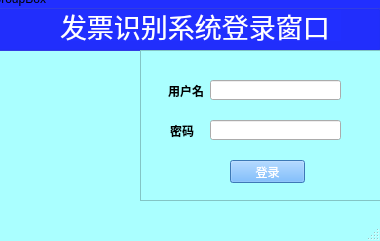
<?xml version="1.0" encoding="UTF-8"?>
<ui version="4.0">
 <class>MainWindow</class>
 <widget class="QMainWindow" name="MainWindow">
  <property name="enabled">
   <bool>true</bool>
  </property>
  <property name="geometry">
   <rect>
    <x>0</x>
    <y>0</y>
    <width>380</width>
    <height>241</height>
   </rect>
  </property>
  <property name="sizePolicy">
   <sizepolicy hsizetype="Fixed" vsizetype="Fixed">
    <horstretch>0</horstretch>
    <verstretch>0</verstretch>
   </sizepolicy>
  </property>
  <property name="minimumSize">
   <size>
    <width>380</width>
    <height>241</height>
   </size>
  </property>
  <property name="maximumSize">
   <size>
    <width>380</width>
    <height>241</height>
   </size>
  </property>
  <property name="windowTitle">
   <string>Login</string>
  </property>
  <property name="windowIcon">
   <iconset>
    <normaloff>../learn/learn/爬虫/meixi.gif</normaloff>../learn/learn/爬虫/meixi.gif</iconset>
  </property>
  <property name="styleSheet">
   <string notr="true">#MainWindow {background-color: rgb(170, 255, 255);}</string>
  </property>
  <property name="toolButtonStyle">
   <enum>Qt::ToolButtonIconOnly</enum>
  </property>
  <widget class="QWidget" name="centralwidget">
   <widget class="QGroupBox" name="Title">
    <property name="geometry">
     <rect>
      <x>-10</x>
      <y>-10</y>
      <width>391</width>
      <height>61</height>
     </rect>
    </property>
    <property name="styleSheet">
     <string notr="true">background-color: rgb(33, 47, 255);</string>
    </property>
    <property name="title">
     <string>GroupBox</string>
    </property>
    <widget class="QLabel" name="label_3">
     <property name="geometry">
      <rect>
       <x>70</x>
       <y>20</y>
       <width>281</width>
       <height>31</height>
      </rect>
     </property>
     <property name="font">
      <font>
       <family>宋体</family>
       <pointsize>20</pointsize>
      </font>
     </property>
     <property name="styleSheet">
      <string notr="true">color: rgb(255, 255, 255);</string>
     </property>
     <property name="text">
      <string>发票识别系统登录窗口</string>
     </property>
    </widget>
   </widget>
   <widget class="QLabel" name="label">
    <property name="geometry">
     <rect>
      <x>0</x>
      <y>50</y>
      <width>141</width>
      <height>151</height>
     </rect>
    </property>
    <property name="styleSheet">
     <string notr="true">background-image:url(./meixi.gif)</string>
    </property>
    <property name="text">
     <string/>
    </property>
   </widget>
   <widget class="QFrame" name="frame">
    <property name="geometry">
     <rect>
      <x>140</x>
      <y>50</y>
      <width>241</width>
      <height>151</height>
     </rect>
    </property>
    <property name="styleSheet">
     <string notr="true">
#frame {background-color: rgb(170, 255, 255);}</string>
    </property>
    <property name="frameShape">
     <enum>QFrame::StyledPanel</enum>
    </property>
    <property name="frameShadow">
     <enum>QFrame::Raised</enum>
    </property>
    <widget class="QPushButton" name="pushButton_2">
     <property name="geometry">
      <rect>
       <x>90</x>
       <y>110</y>
       <width>75</width>
       <height>23</height>
      </rect>
     </property>
     <property name="styleSheet">
      <string notr="true">color: rgb(255, 255, 255);
background-color: rgb(85, 170, 255);</string>
     </property>
     <property name="text">
      <string>登录</string>
     </property>
    </widget>
    <widget class="QLineEdit" name="lineEdit_3">
     <property name="geometry">
      <rect>
       <x>70</x>
       <y>70</y>
       <width>131</width>
       <height>20</height>
      </rect>
     </property>
     <property name="styleSheet">
      <string notr="true">border-color: rgb(0, 0, 0);</string>
     </property>
     <property name="echoMode">
      <enum>QLineEdit::Password</enum>
     </property>
    </widget>
    <widget class="QLabel" name="label_4">
     <property name="geometry">
      <rect>
       <x>30</x>
       <y>70</y>
       <width>31</width>
       <height>21</height>
      </rect>
     </property>
     <property name="font">
      <font>
       <family>黑体</family>
       <weight>75</weight>
       <bold>true</bold>
      </font>
     </property>
     <property name="text">
      <string>密码</string>
     </property>
    </widget>
    <widget class="QLabel" name="label_5">
     <property name="geometry">
      <rect>
       <x>28</x>
       <y>30</y>
       <width>54</width>
       <height>21</height>
      </rect>
     </property>
     <property name="font">
      <font>
       <family>黑体</family>
       <weight>75</weight>
       <bold>true</bold>
      </font>
     </property>
     <property name="text">
      <string>用户名</string>
     </property>
    </widget>
    <widget class="QLineEdit" name="lineEdit_4">
     <property name="geometry">
      <rect>
       <x>70</x>
       <y>30</y>
       <width>131</width>
       <height>20</height>
      </rect>
     </property>
    </widget>
   </widget>
  </widget>
  <widget class="QMenuBar" name="menubar">
   <property name="geometry">
    <rect>
     <x>0</x>
     <y>0</y>
     <width>380</width>
     <height>23</height>
    </rect>
   </property>
  </widget>
  <widget class="QStatusBar" name="statusbar"/>
 </widget>
 <resources/>
 <connections>
  <connection>
   <sender>pushButton_2</sender>
   <signal>clicked()</signal>
   <receiver>MainWindow</receiver>
   <slot>slot1()</slot>
   <hints>
    <hint type="sourcelabel">
     <x>201</x>
     <y>184</y>
    </hint>
    <hint type="destinationlabel">
     <x>288</x>
     <y>185</y>
    </hint>
   </hints>
  </connection>
 </connections>
 <slots>
  <slot>slot1()</slot>
 </slots>
</ui>
